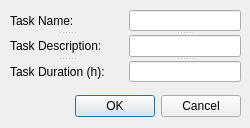
<?xml version="1.0" encoding="UTF-8"?>
<ui version="4.0">
 <class>DlgAddTask</class>
 <widget class="QDialog" name="DlgAddTask">
  <property name="geometry">
   <rect>
    <x>0</x>
    <y>0</y>
    <width>250</width>
    <height>128</height>
   </rect>
  </property>
  <property name="minimumSize">
   <size>
    <width>250</width>
    <height>128</height>
   </size>
  </property>
  <property name="maximumSize">
   <size>
    <width>250</width>
    <height>128</height>
   </size>
  </property>
  <property name="windowTitle">
   <string>Dialog</string>
  </property>
  <widget class="QDialogButtonBox" name="buttonBox">
   <property name="geometry">
    <rect>
     <x>10</x>
     <y>90</y>
     <width>231</width>
     <height>32</height>
    </rect>
   </property>
   <property name="orientation">
    <enum>Qt::Horizontal</enum>
   </property>
   <property name="standardButtons">
    <set>QDialogButtonBox::Cancel|QDialogButtonBox::Ok</set>
   </property>
  </widget>
  <widget class="QWidget" name="layoutWidget">
   <property name="geometry">
    <rect>
     <x>10</x>
     <y>10</y>
     <width>231</width>
     <height>72</height>
    </rect>
   </property>
   <layout class="QHBoxLayout" name="horizontalLayout">
    <item>
     <widget class="QSplitter" name="splitter">
      <property name="orientation">
       <enum>Qt::Vertical</enum>
      </property>
      <widget class="QLabel" name="label">
       <property name="text">
        <string>Task Name:</string>
       </property>
      </widget>
      <widget class="QLabel" name="label_2">
       <property name="text">
        <string>Task Description:</string>
       </property>
      </widget>
      <widget class="QLabel" name="label_3">
       <property name="text">
        <string>Task Duration (h):</string>
       </property>
      </widget>
     </widget>
    </item>
    <item>
     <widget class="QSplitter" name="splitter_2">
      <property name="orientation">
       <enum>Qt::Vertical</enum>
      </property>
      <widget class="QLineEdit" name="leTaskName"/>
      <widget class="QLineEdit" name="leTaskDesc"/>
      <widget class="QLineEdit" name="leTaskDuration"/>
     </widget>
    </item>
   </layout>
  </widget>
 </widget>
 <resources/>
 <connections/>
</ui>
